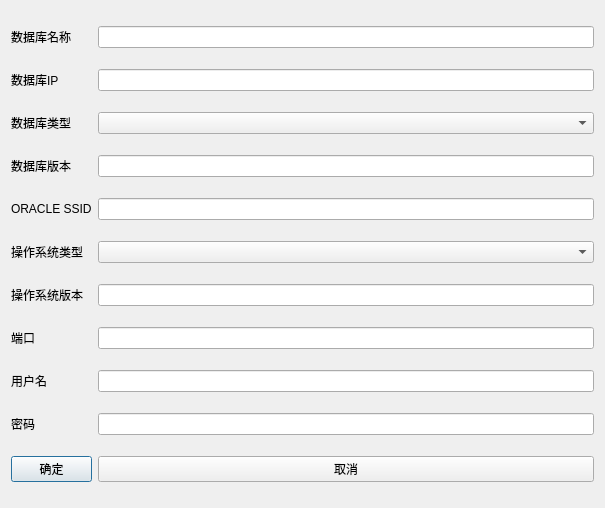
<?xml version="1.0" encoding="UTF-8"?>
<ui version="4.0">
 <class>DbitemDialog</class>
 <widget class="QDialog" name="DbitemDialog">
  <property name="geometry">
   <rect>
    <x>0</x>
    <y>0</y>
    <width>605</width>
    <height>508</height>
   </rect>
  </property>
  <property name="windowTitle">
   <string>Dialog</string>
  </property>
  <layout class="QHBoxLayout" name="horizontalLayout">
   <item>
    <layout class="QGridLayout" name="gridLayout">
     <item row="0" column="0">
      <widget class="QLabel" name="label_9">
       <property name="text">
        <string>数据库名称</string>
       </property>
      </widget>
     </item>
     <item row="0" column="1">
      <widget class="QLineEdit" name="lineEdit_9"/>
     </item>
     <item row="1" column="0">
      <widget class="QLabel" name="label_7">
       <property name="text">
        <string>数据库IP</string>
       </property>
      </widget>
     </item>
     <item row="1" column="1">
      <widget class="QLineEdit" name="lineEdit_8"/>
     </item>
     <item row="2" column="0">
      <widget class="QLabel" name="label_8">
       <property name="text">
        <string>数据库类型</string>
       </property>
      </widget>
     </item>
     <item row="2" column="1">
      <widget class="QComboBox" name="comboBox"/>
     </item>
     <item row="3" column="0">
      <widget class="QLabel" name="label_6">
       <property name="text">
        <string>数据库版本</string>
       </property>
      </widget>
     </item>
     <item row="3" column="1">
      <widget class="QLineEdit" name="lineEdit_6"/>
     </item>
     <item row="4" column="0">
      <widget class="QLabel" name="label_2">
       <property name="text">
        <string>ORACLE SSID</string>
       </property>
      </widget>
     </item>
     <item row="4" column="1">
      <widget class="QLineEdit" name="lineEdit_2"/>
     </item>
     <item row="5" column="0">
      <widget class="QLabel" name="label_10">
       <property name="text">
        <string>操作系统类型</string>
       </property>
      </widget>
     </item>
     <item row="5" column="1">
      <widget class="QComboBox" name="comboBox_2"/>
     </item>
     <item row="6" column="0">
      <widget class="QLabel" name="label_3">
       <property name="text">
        <string>操作系统版本</string>
       </property>
      </widget>
     </item>
     <item row="6" column="1">
      <widget class="QLineEdit" name="lineEdit_3"/>
     </item>
     <item row="7" column="0">
      <widget class="QLabel" name="label_4">
       <property name="text">
        <string>端口</string>
       </property>
      </widget>
     </item>
     <item row="7" column="1">
      <widget class="QLineEdit" name="lineEdit_4"/>
     </item>
     <item row="8" column="0">
      <widget class="QLabel" name="label_5">
       <property name="text">
        <string>用户名</string>
       </property>
      </widget>
     </item>
     <item row="8" column="1">
      <widget class="QLineEdit" name="lineEdit_5"/>
     </item>
     <item row="9" column="0">
      <widget class="QLabel" name="label">
       <property name="text">
        <string>密码</string>
       </property>
      </widget>
     </item>
     <item row="9" column="1">
      <widget class="QLineEdit" name="lineEdit"/>
     </item>
     <item row="10" column="0">
      <widget class="QPushButton" name="btnConfirm">
       <property name="text">
        <string>确定</string>
       </property>
      </widget>
     </item>
     <item row="10" column="1">
      <widget class="QPushButton" name="btnCancel">
       <property name="text">
        <string>取消</string>
       </property>
      </widget>
     </item>
    </layout>
   </item>
  </layout>
 </widget>
 <resources/>
 <connections/>
</ui>
